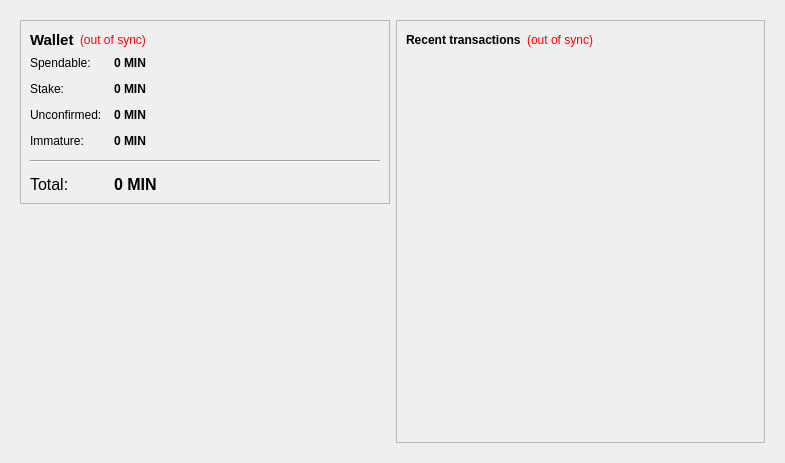
<?xml version="1.0" encoding="UTF-8"?>
<ui version="4.0">
 <class>OverviewPage</class>
 <widget class="QWidget" name="OverviewPage">
  <property name="geometry">
   <rect>
    <x>0</x>
    <y>0</y>
    <width>785</width>
    <height>463</height>
   </rect>
  </property>
  <property name="windowTitle">
   <string>Form</string>
  </property>
  <layout class="QHBoxLayout" name="horizontalLayout" stretch="0">
   <item>
    <widget class="QFrame" name="frameMain">
     <property name="frameShape">
      <enum>QFrame::NoFrame</enum>
     </property>
     <layout class="QHBoxLayout" name="horizontalLayout_3">
      <item>
       <layout class="QVBoxLayout" name="verticalLayout_2">
        <item>
         <widget class="QFrame" name="frame">
          <property name="frameShape">
           <enum>QFrame::StyledPanel</enum>
          </property>
          <property name="frameShadow">
           <enum>QFrame::Raised</enum>
          </property>
          <layout class="QVBoxLayout" name="verticalLayout_4">
           <item>
            <layout class="QHBoxLayout" name="horizontalLayout_4">
             <item>
              <widget class="QLabel" name="label_5">
               <property name="font">
                <font>
                 <pointsize>11</pointsize>
                 <weight>75</weight>
                 <bold>true</bold>
                </font>
               </property>
               <property name="text">
                <string>Wallet</string>
               </property>
              </widget>
             </item>
             <item>
              <widget class="QLabel" name="labelWalletStatus">
               <property name="toolTip">
                <string>The displayed information may be out of date. Your wallet automatically synchronizes with the DOLLAR Online network after a connection is established, but this process has not completed yet.</string>
               </property>
               <property name="styleSheet">
                <string notr="true">QLabel { color: red; }</string>
               </property>
               <property name="text">
                <string notr="true">(out of sync)</string>
               </property>
               <property name="alignment">
                <set>Qt::AlignLeading|Qt::AlignLeft|Qt::AlignVCenter</set>
               </property>
              </widget>
             </item>
             <item>
              <spacer name="horizontalSpacer_2">
               <property name="orientation">
                <enum>Qt::Horizontal</enum>
               </property>
               <property name="sizeHint" stdset="0">
                <size>
                 <width>40</width>
                 <height>20</height>
                </size>
               </property>
              </spacer>
             </item>
            </layout>
           </item>
           <item>
            <layout class="QFormLayout" name="formLayout_2">
             <property name="fieldGrowthPolicy">
              <enum>QFormLayout::AllNonFixedFieldsGrow</enum>
             </property>
             <property name="horizontalSpacing">
              <number>12</number>
             </property>
             <property name="verticalSpacing">
              <number>12</number>
             </property>
             <item row="0" column="0">
              <widget class="QLabel" name="label">
               <property name="text">
                <string>Spendable:</string>
               </property>
              </widget>
             </item>
             <item row="0" column="1">
              <widget class="QLabel" name="labelBalance">
               <property name="font">
                <font>
                 <weight>75</weight>
                 <bold>true</bold>
                </font>
               </property>
               <property name="cursor">
                <cursorShape>IBeamCursor</cursorShape>
               </property>
               <property name="toolTip">
                <string>Your current spendable balance</string>
               </property>
               <property name="text">
                <string notr="true">0 MIN</string>
               </property>
               <property name="textInteractionFlags">
                <set>Qt::LinksAccessibleByMouse|Qt::TextSelectableByKeyboard|Qt::TextSelectableByMouse</set>
               </property>
              </widget>
             </item>
             <item row="1" column="0">
              <widget class="QLabel" name="label_6">
               <property name="text">
                <string>Stake:</string>
               </property>
              </widget>
             </item>
             <item row="1" column="1">
              <widget class="QLabel" name="labelStake">
               <property name="font">
                <font>
                 <weight>75</weight>
                 <bold>true</bold>
                </font>
               </property>
               <property name="cursor">
                <cursorShape>IBeamCursor</cursorShape>
               </property>
               <property name="toolTip">
                <string>Total of coins that was staked, and do not yet count toward the current balance</string>
               </property>
               <property name="text">
                <string notr="true">0 MIN</string>
               </property>
               <property name="textInteractionFlags">
                <set>Qt::LinksAccessibleByMouse|Qt::TextSelectableByKeyboard|Qt::TextSelectableByMouse</set>
               </property>
              </widget>
             </item>
             <item row="2" column="0">
              <widget class="QLabel" name="label_3">
               <property name="text">
                <string>Unconfirmed:</string>
               </property>
              </widget>
             </item>
             <item row="2" column="1">
              <widget class="QLabel" name="labelUnconfirmed">
               <property name="font">
                <font>
                 <weight>75</weight>
                 <bold>true</bold>
                </font>
               </property>
               <property name="cursor">
                <cursorShape>IBeamCursor</cursorShape>
               </property>
               <property name="toolTip">
                <string>Total of transactions that have yet to be confirmed, and do not yet count toward the current balance</string>
               </property>
               <property name="text">
                <string notr="true">0 MIN</string>
               </property>
               <property name="textInteractionFlags">
                <set>Qt::LinksAccessibleByMouse|Qt::TextSelectableByKeyboard|Qt::TextSelectableByMouse</set>
               </property>
              </widget>
             </item>
             <item row="3" column="0">
              <widget class="QLabel" name="labelImmatureText">
               <property name="text">
                <string>Immature:</string>
               </property>
              </widget>
             </item>
             <item row="3" column="1">
              <widget class="QLabel" name="labelImmature">
               <property name="font">
                <font>
                 <weight>75</weight>
                 <bold>true</bold>
                </font>
               </property>
               <property name="toolTip">
                <string>Mined balance that has not yet matured</string>
               </property>
               <property name="text">
                <string notr="true">0 MIN</string>
               </property>
               <property name="textInteractionFlags">
                <set>Qt::LinksAccessibleByMouse|Qt::TextSelectableByKeyboard|Qt::TextSelectableByMouse</set>
               </property>
              </widget>
             </item>
             <item row="4" column="0" colspan="2">
              <widget class="Line" name="line">
               <property name="orientation">
                <enum>Qt::Horizontal</enum>
               </property>
              </widget>
             </item>
             <item row="5" column="0">
              <widget class="QLabel" name="labelTotalText">
               <property name="font">
                <font>
                 <pointsize>12</pointsize>
                </font>
               </property>
               <property name="text">
                <string>Total:</string>
               </property>
              </widget>
             </item>
             <item row="5" column="1">
              <widget class="QLabel" name="labelTotal">
               <property name="font">
                <font>
                 <pointsize>12</pointsize>
                 <weight>75</weight>
                 <bold>true</bold>
                </font>
               </property>
               <property name="cursor">
                <cursorShape>IBeamCursor</cursorShape>
               </property>
               <property name="toolTip">
                <string>Your current total balance</string>
               </property>
               <property name="text">
                <string notr="true">0 MIN</string>
               </property>
               <property name="textInteractionFlags">
                <set>Qt::LinksAccessibleByMouse|Qt::TextSelectableByKeyboard|Qt::TextSelectableByMouse</set>
               </property>
              </widget>
             </item>
            </layout>
           </item>
          </layout>
         </widget>
        </item>
        <item>
         <spacer name="verticalSpacer">
          <property name="orientation">
           <enum>Qt::Vertical</enum>
          </property>
          <property name="sizeHint" stdset="0">
           <size>
            <width>20</width>
            <height>40</height>
           </size>
          </property>
         </spacer>
        </item>
        <item>
         <widget class="QLabel" name="label_2">
          <property name="text">
           <string/>
          </property>
          <property name="pixmap">
           <pixmap resource="../bitcoin.qrc">:/images/wallet</pixmap>
          </property>
         </widget>
        </item>
       </layout>
      </item>
      <item>
       <layout class="QVBoxLayout" name="verticalLayout_3">
        <item>
         <widget class="QFrame" name="frame_2">
          <property name="frameShape">
           <enum>QFrame::StyledPanel</enum>
          </property>
          <property name="frameShadow">
           <enum>QFrame::Raised</enum>
          </property>
          <layout class="QVBoxLayout" name="verticalLayout">
           <item>
            <layout class="QHBoxLayout" name="horizontalLayout_2">
             <item>
              <widget class="QLabel" name="label_4">
               <property name="text">
                <string>&lt;b&gt;Recent transactions&lt;/b&gt;</string>
               </property>
              </widget>
             </item>
             <item>
              <widget class="QLabel" name="labelTransactionsStatus">
               <property name="toolTip">
                <string>The displayed information may be out of date. Your wallet automatically synchronizes with the DOLLAR Online network after a connection is established, but this process has not completed yet.</string>
               </property>
               <property name="styleSheet">
                <string notr="true">QLabel { color: red; }</string>
               </property>
               <property name="text">
                <string notr="true">(out of sync)</string>
               </property>
               <property name="alignment">
                <set>Qt::AlignRight|Qt::AlignTrailing|Qt::AlignVCenter</set>
               </property>
              </widget>
             </item>
             <item>
              <spacer name="horizontalSpacer">
               <property name="orientation">
                <enum>Qt::Horizontal</enum>
               </property>
               <property name="sizeHint" stdset="0">
                <size>
                 <width>40</width>
                 <height>20</height>
                </size>
               </property>
              </spacer>
             </item>
            </layout>
           </item>
           <item>
            <widget class="QListView" name="listTransactions">
             <property name="styleSheet">
              <string notr="true">QListView { background: transparent; }</string>
             </property>
             <property name="frameShape">
              <enum>QFrame::NoFrame</enum>
             </property>
             <property name="verticalScrollBarPolicy">
              <enum>Qt::ScrollBarAlwaysOff</enum>
             </property>
             <property name="horizontalScrollBarPolicy">
              <enum>Qt::ScrollBarAlwaysOff</enum>
             </property>
             <property name="selectionMode">
              <enum>QAbstractItemView::NoSelection</enum>
             </property>
            </widget>
           </item>
          </layout>
         </widget>
        </item>
       </layout>
      </item>
     </layout>
    </widget>
   </item>
  </layout>
 </widget>
 <resources>
  <include location="../bitcoin.qrc"/>
 </resources>
 <connections/>
</ui>
